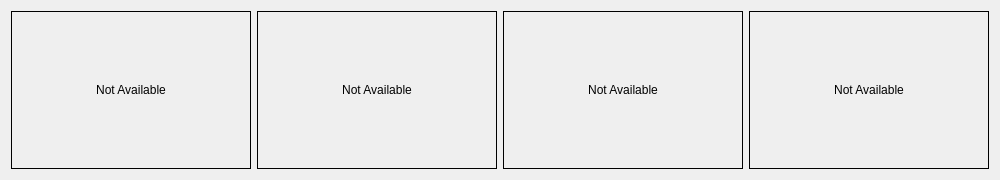
           <widget class="QFrame" name="frame">
            <property name="minimumSize">
             <size>
              <width>0</width>
              <height>180</height>
             </size>
            </property>
            <layout class="QHBoxLayout" name="horizontalLayout_14">
             <item>
              <widget class="QLabel" name="label_left_window_dash">
               <property name="minimumSize">
                <size>
                 <width>240</width>
                 <height>0</height>
                </size>
               </property>
               <property name="frameShape">
                <enum>QFrame::Box</enum>
               </property>
               <property name="text">
                <string>Not Available</string>
               </property>
               <property name="alignment">
                <set>Qt::AlignCenter</set>
               </property>
              </widget>
             </item>
             <item>
              <widget class="QLabel" name="label_driver_view_dash">
               <property name="minimumSize">
                <size>
                 <width>240</width>
                 <height>0</height>
                </size>
               </property>
               <property name="frameShape">
                <enum>QFrame::Box</enum>
               </property>
               <property name="text">
                <string>Not Available</string>
               </property>
               <property name="alignment">
                <set>Qt::AlignCenter</set>
               </property>
              </widget>
             </item>
             <item>
              <widget class="QLabel" name="label_second_driver_view_dash">
               <property name="minimumSize">
                <size>
                 <width>240</width>
                 <height>0</height>
                </size>
               </property>
               <property name="frameShape">
                <enum>QFrame::Box</enum>
               </property>
               <property name="text">
                <string>Not Available</string>
               </property>
               <property name="alignment">
                <set>Qt::AlignCenter</set>
               </property>
              </widget>
             </item>
             <item>
              <widget class="QLabel" name="label_right_window_dash">
               <property name="minimumSize">
                <size>
                 <width>240</width>
                 <height>0</height>
                </size>
               </property>
               <property name="frameShape">
                <enum>QFrame::Box</enum>
               </property>
               <property name="text">
                <string>Not Available</string>
               </property>
               <property name="alignment">
                <set>Qt::AlignCenter</set>
               </property>
              </widget>
             </item>
            </layout>
           </widget>
